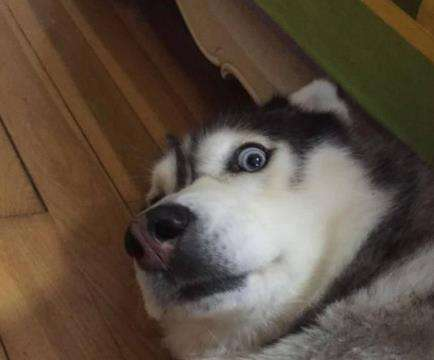
//> input picture 001_warpAffineUsingOpencv/img/1.jpg, 434 x 360 px
$ ./main img/1.jpg   (built with g++ and OpenCV 4)
//> lines starting //> are read from the running program, lines starting //| are printed output that depends on the picture

//ref：https://blog.csdn.net/keith_bb/article/details/56331356

#include <iostream>
#include <opencv2/core.hpp>
#include <opencv2/highgui.hpp>
#include <opencv2/imgproc.hpp>

using namespace std;
using namespace cv;

//全局变量
String src_windowName = "原图像";
String warp_windowName = "仿射变换";
String warp_rotate_windowName = "仿射旋转变换";
String rotate_windowName = "图像旋转";

int main(int argc,char *agrv[])
{

    cout<<"程序开始运行。"<<endl;

    Point2f srcTri[3];
    Point2f dstTri[3];

    Mat rot_mat(2, 3, CV_32FC1);
    Mat warp_mat(2, 3, CV_32FC1);
    Mat srcImage, warp_dstImage, warp_rotate_dstImage, rotate_dstImage;

    //加载图像
    cout<<"程序当前目录为："<<agrv[0]<<endl;
    srcImage = imread("./img/1.jpg");
//> srcImage is the input picture: 360 rows x 434 cols, CV_8UC3; mean B, G, R 64.6, 77.8, 92.8
    //cout<<"文件目录为： "<< ".\\img\\1.jpg"<<endl;

    //判断文件是否加载成功
    if(srcImage.empty())
    {
        cout << "图像加载失败!" << endl;
        return -1;
    }
    else
        cout << "图像加载成功!" << endl << endl;

    //创建仿射变换目标图像与原图像尺寸类型相同
    warp_dstImage = Mat::zeros(srcImage.rows, srcImage.cols, srcImage.type());

    //设置三个点来计算仿射变换
    srcTri[0] = Point2f(0, 0);
    srcTri[1] = Point2f(srcImage.cols - 1, 0);
    srcTri[2] = Point2f(0, srcImage.rows - 1);

    dstTri[0] = Point2f(srcImage.cols*0.0, srcImage.rows*0.33);
    dstTri[1] = Point2f(srcImage.cols*0.85, srcImage.rows*0.25);
    dstTri[2] = Point2f(srcImage.cols*0.15, srcImage.rows*0.7);

    //计算仿射变换矩阵
    warp_mat = getAffineTransform(srcTri, dstTri);

    cout<<"计算得到的仿射变换矩阵为："<<endl;
    cout<<warp_mat<<endl;
//| [0.8519630344029663, 0.1813370431034014, 0;
//|  -0.06651270912646146, 0.3710306321678055, 118.8000030517578]

    //对加载图形进行仿射变换操作
    warpAffine(srcImage, warp_dstImage, warp_mat, warp_dstImage.size());
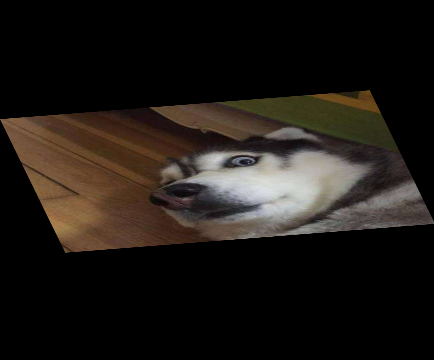
//> warp_dstImage: 360 rows x 434 cols, CV_8UC3; mean B, G, R 21.2, 25.5, 30.5

    //计算图像中点顺时针旋转50度，缩放因子为0.6的旋转矩阵
    Point center = Point(warp_dstImage.cols/2, warp_dstImage.rows/2);
//> center = Point(217, 180)
    double angle = -50.0;
    double scale = 0.6;

    //计算旋转矩阵
    rot_mat = getRotationMatrix2D(center, angle, scale);
    cout<<"计算得到的旋转矩阵为："<<endl;
    cout<<rot_mat<<endl;
//| [0.3856725658119236, -0.4596266658713868, 216.0418530756622;
//|  0.4596266658713868, 0.3856725658119236, 10.83995165976282]

    //旋转已扭曲图像
    warpAffine(warp_dstImage, warp_rotate_dstImage, rot_mat, warp_dstImage.size());
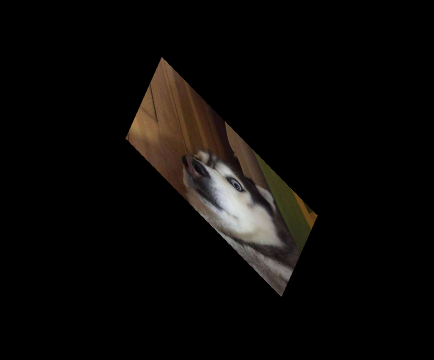
//> warp_rotate_dstImage: 360 rows x 434 cols, CV_8UC3; mean B, G, R 7.6, 9.2, 11

    //将原图像旋转
    warpAffine(srcImage, rotate_dstImage, rot_mat, srcImage.size());
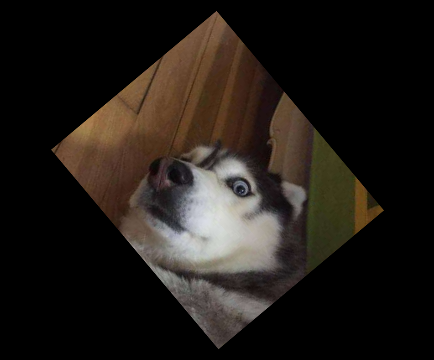
//> rotate_dstImage: 360 rows x 434 cols, CV_8UC3; mean B, G, R 23.3, 28, 33.4

    //显示变换结果
    namedWindow(src_windowName, WINDOW_AUTOSIZE);
    imshow(src_windowName, srcImage);

    namedWindow(warp_windowName, WINDOW_AUTOSIZE);
    imshow(warp_windowName, warp_dstImage);


    namedWindow(warp_rotate_windowName, WINDOW_AUTOSIZE);
    imshow(warp_rotate_windowName, warp_rotate_dstImage);

    namedWindow(rotate_windowName, WINDOW_AUTOSIZE);
    imshow(rotate_windowName, rotate_dstImage);

    waitKey(0);

    return 0;
}
